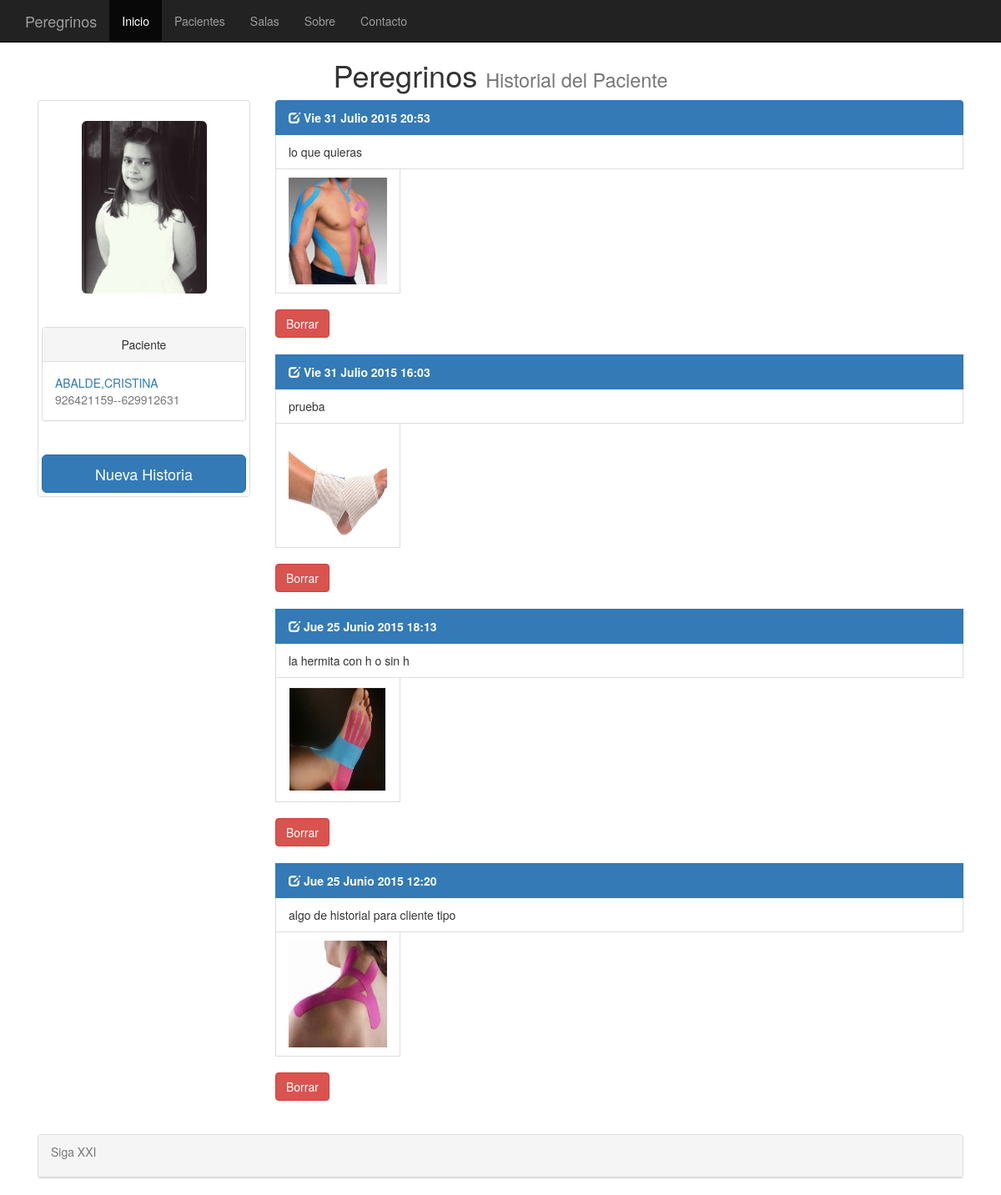
The app's page /historial/431/ with its own data.
### clinica/models.py (models this page shows, shortened)
class clientes(models.Model):
    nombre = models.CharField(max_length=75)
    apellidos = models.CharField(max_length=75)
    telefono =  models.PositiveIntegerField(null=True, blank=True)
    telefono2 = models.PositiveIntegerField(null=True, blank=True)
    antiguedad = models.DateTimeField(default=datetime.now, blank=True)
    fotografia = models.ImageField(upload_to='imagenes', blank=True)

class historial(models.Model):
    cliente = models.ForeignKey(clientes, default=None, null=True, blank=True)
    fecha = models.DateTimeField(default=datetime.now, blank=True)
    comentario = models.TextField()
    fotografia = models.ImageField(upload_to='imagenes', blank=True)

### clinica/views.py (the view)
# urls.py: url(r'^historial/([\w]+)/$', ListaHistorial.as_view(), name='listahistorial' ),
class ListaHistorial(ListView):
    def get_queryset(self):
        self.cliente = get_object_or_404(clientes, id=self.args[0])
        return historial.objects.filter(cliente=self.cliente).order_by('-fecha')
    def get_context_data(self,**kwargs):
        context = super(ListaHistorial,self).get_context_data(**kwargs)
        context['cliente']=self.cliente
        return context

### templates/clinica/historial_list.html
{% extends "clinica/plantilla_clientes.html" %}
{% block titulo %}
Historial del Paciente
{% endblock %}
{% block botones %}
<a href="/historial_agregar/{{ cliente.id }}" class="btn btn-primary btn-lg btn-block">Nueva Historia</a>
{% endblock %}
{% block lista %}
	<div class="col-md-9" >
		{% if object_list %}
			<div class="list-group">
				{% for historial  in object_list %}
			<a href="/historial_editar/{{historial.id}}/" class="list-group-item active"><span class="glyphicon glyphicon-edit text-right"></span><strong> {{ historial.fecha | date:"D j  F  Y H:i" }}</strong></a>
					<spam class="list-group-item"><smal>{{ historial.comentario }}</smal></spam>
					{% if historial.fotografia %}
						<img src="{{ historial.fotografia.url }}" width="150" height="150" class="list-group-item" >
					{% endif %}
					<br />
					<a href="/historial_borrar/{{ historial.id }}/" class="btn btn-danger">Borrar</a>
					<br /><br />
				{% endfor %}
			</div>
		{% else %}
			<p>No hay historiales.</p>
		{% endif %}
	</div>
{% endblock lista %}

### templates/clinica/plantilla_clientes.html (shortened to what this page needs)
{% extends "base.html" %}
{%   load   staticfiles   %}
{% block content %}
<row>
<div class="col-md-3">
	<div class="thumbnail">
		<br />
		{% if cliente.fotografia %}
			<img src="{{ cliente.fotografia.url }}" class="img-rounded" width="150" height="200" >
		{% else %}
			<img src="/media/imagenes/user.jpg" class="img-rounded">
		{% endif %}
		<br/><br />
		<div class="panel panel-default">
			<div class="panel-heading text-center">
				Paciente
			</div>
			<div class ="panel-body">
				<spam class="text-primary">{{ cliente.apellidos | capfirst}},{{ cliente.nombre | capfirst}}</spam>
				<br />
				<spam class="text-muted">{{ cliente.telefono }}--{{ cliente.telefono2 }}</spam>
  			</div>
		</div>
		<br />
		{% block botones %}
		{% endblock botones %}
	</div>
</div>
{% block lista %}
{% endblock lista %}
</row>
{% endblock content %}

### records on screen
clientes: fotografia (picture), apellidos "ABALDE", nombre "CRISTINA", telefono "926421159", telefono2 "629912631"
historial: fecha "Vie 31 Julio 2015 20:53", comentario "lo que quieras", fotografia (picture)
historial: fecha "Vie 31 Julio 2015 16:03", comentario "prueba", fotografia (picture)
historial: fecha "Jue 25 Junio 2015 18:13", comentario "la hermita con h o sin h", fotografia (picture)
historial: fecha "Jue 25 Junio 2015 12:20", comentario "algo de historial para cliente tipo", fotografia (picture)
